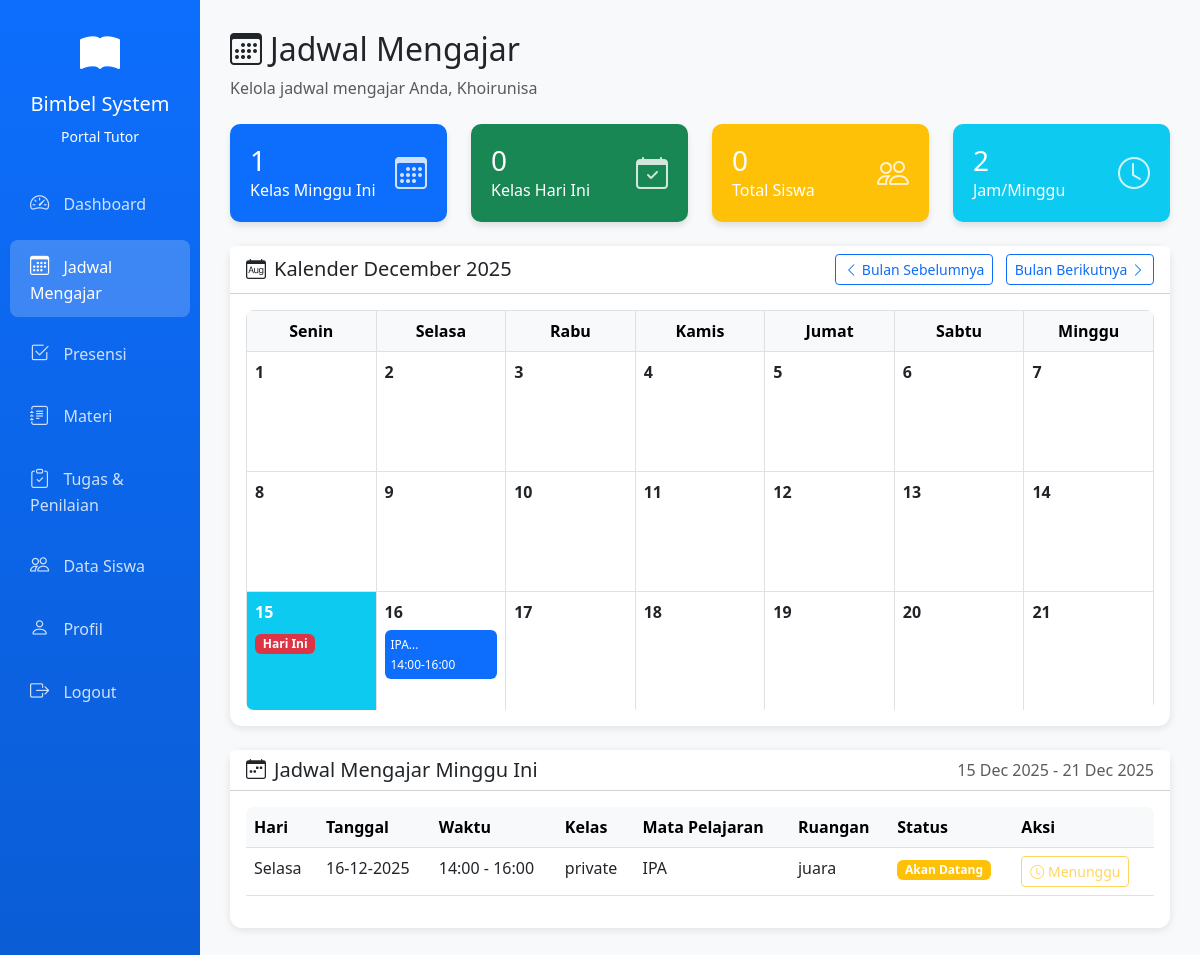
/tutor/jadwal.php (signed in), run on the app's committed database.
### tables this page shows
CREATE TABLE `users` (
  `id_user` int NOT NULL,
  `id_tutor` int DEFAULT NULL,
  `id_siswa` int DEFAULT NULL,
  `username` varchar(50) NOT NULL,
  `password` varchar(255) NOT NULL,
  `role` enum('admin','siswa','tutor') NOT NULL
);

CREATE TABLE `tutor` (
  `id_tutor` int NOT NULL,
  `nama_tutor` varchar(100) NOT NULL,
  `email` varchar(100) NOT NULL,
  `telepon` varchar(20) DEFAULT NULL,
  `id_mapel` int NOT NULL,
  `pendidikan` varchar(100) NOT NULL,
  `pengalaman` int NOT NULL,
  `alamat` text NOT NULL,
  `status` enum('aktif','nonaktif','cuti') DEFAULT 'aktif',
  `created_at` timestamp NULL DEFAULT CURRENT_TIMESTAMP,
  `foto` varchar(255) DEFAULT NULL
);

CREATE TABLE `jadwal` (
  `id_jadwal` int NOT NULL,
  `id_kelas` int NOT NULL,
  `id_tutor` int NOT NULL,
  `id_mapel` int NOT NULL,
  `tanggal` date NOT NULL,
  `jam_mulai` time NOT NULL,
  `jam_selesai` time NOT NULL,
  `id_ruangan` int DEFAULT NULL,
  `status` enum('Aktif','Ditunda','Selesai') DEFAULT 'Aktif'
);

CREATE TABLE `mapel` (
  `id_mapel` int NOT NULL,
  `nama_mapel` varchar(50) DEFAULT NULL,
  `kode_mapel` varchar(20) DEFAULT NULL,
  `jenjang` enum('SD','SMP','SMA') DEFAULT NULL,
  `kurikulum` varchar(50) DEFAULT NULL,
  `deskripsi` text,
  `status` enum('Aktif','Nonaktif') DEFAULT 'Aktif',
  `created_at` timestamp NULL DEFAULT CURRENT_TIMESTAMP,
  `updated_at` datetime DEFAULT NULL
);

CREATE TABLE `kelas` (
  `id_kelas` int NOT NULL,
  `nama_kelas` varchar(50) NOT NULL,
  `id_mapel` int DEFAULT NULL,
  `id_tutor` int DEFAULT NULL,
  `status` enum('aktif','selesai') DEFAULT 'aktif',
  `created_at` timestamp NULL DEFAULT CURRENT_TIMESTAMP,
  `id_ruangan` int DEFAULT NULL
);

CREATE TABLE `ruangan` (
  `id_ruangan` int NOT NULL,
  `nama_ruangan` varchar(50) NOT NULL,
  `keterangan` varchar(100) DEFAULT NULL
);

### tutor/jadwal.php (the view, shortened to what the rows shown need)
<?php
require "../config.php";
function h($str)
{
    return htmlspecialchars($str ?? '', ENT_QUOTES, 'UTF-8');
}
$username = $_SESSION['username'] ?? '';
$username = mysqli_real_escape_string($conn, $username);
$q = mysqli_query($conn, "
    SELECT
        t.*,
        t.nama_tutor,
        m.nama_mapel,
        u.username
    FROM users u
    INNER JOIN tutor t ON u.id_tutor = t.id_tutor
    LEFT JOIN mapel m ON t.id_mapel = m.id_mapel
    WHERE u.username = '$username'
    LIMIT 1
");
$tutor = mysqli_fetch_assoc($q);
$id_tutor   = (int)$tutor['id_tutor'];
$tutor_nama = $tutor['nama_tutor'];
$month_param = isset($_GET['month']) ? preg_replace('/[^0-9\-]/', '', $_GET['month']) : date('Y-m');
$month_ts = strtotime($month_param . '-01');
$year  = date('Y', $month_ts);
$month = date('m', $month_ts);
$today    = date('Y-m-d');
$monday   = date('Y-m-d', strtotime('monday this week'));
$sunday   = date('Y-m-d', strtotime('sunday this week'));
$startOfMonth = "$year-$month-01";
$endOfMonth   = date("Y-m-t", strtotime($startOfMonth));
$qMonth = $conn->query("
    SELECT j.*, k.nama_kelas, m.nama_mapel
    FROM jadwal j
    JOIN kelas k ON j.id_kelas = k.id_kelas
    JOIN mapel m ON j.id_mapel = m.id_mapel
    WHERE j.id_tutor = '$id_tutor'
    AND j.tanggal BETWEEN '$startOfMonth' AND '$endOfMonth'
    ORDER BY j.tanggal, j.jam_mulai
");
$events_by_day = [];
while ($r = $qMonth->fetch_assoc()) {
    $events_by_day[$r['tanggal']][] = $r;
}
function fmt_time($time)
{
    return date("H:i", strtotime($time));
}
$q_week_list = $conn->query("
    SELECT j.*, k.nama_kelas, m.nama_mapel, r.nama_ruangan
    FROM jadwal j
    JOIN kelas k ON j.id_kelas = k.id_kelas
    JOIN mapel m ON j.id_mapel = m.id_mapel
    LEFT JOIN ruangan r ON j.id_ruangan = r.id_ruangan
    WHERE j.id_tutor = '$id_tutor'
    AND j.tanggal BETWEEN '$monday' AND '$sunday'
    ORDER BY j.tanggal, j.jam_mulai
");
function generate_month_grid($year, $month)
{
    $first = strtotime("$year-$month-01");
    $firstWeekday = (int)date('N', $first);
    $days = (int)date('t', $first);
    $grid = [];
    $week = array_fill(0, 7, null);
    $day = 1;
    for ($i = $firstWeekday - 1; $i < 7; $i++) {
        $week[$i] = $day++;
    }
    $grid[] = $week;
    while ($day <= $days) {
        $week = array_fill(0, 7, null);
        for ($i = 0; $i < 7 && $day <= $days; $i++) {
            $week[$i] = $day++;
        }
        $grid[] = $week;
    }
    return $grid;
}
$month_grid = generate_month_grid($year, $month);
?>
<!DOCTYPE html>
<html lang="id">
<head>
    <link href="https://cdn.jsdelivr.net/npm/bootstrap@5.3.0/dist/css/bootstrap.min.css" rel="stylesheet">
    <link rel="stylesheet" href="https://cdn.jsdelivr.net/npm/bootstrap-icons@1.10.0/font/bootstrap-icons.css">
    <link rel="stylesheet" href="../assets/css/style.css">
</head>
<body>
    <div class="container-fluid">
        <div class="row">
            <div class="col-md-10 content-wrapper">
                <div class="page-header mb-4">
                    <h2><i class="bi bi-calendar3 me-2"></i>Jadwal Mengajar</h2>
                    <p class="text-muted">Kelola jadwal mengajar Anda, <?= h($tutor_nama) ?></p>
                </div>
                <div class="card mb-4">
                    <div class="card-body">
                        <div class="table-responsive">
                            <table class="table table-bordered table-hover">
                                <thead class="table-light">
                                    <tr>
                                        <th class="text-center">Senin</th>
                                        <th class="text-center">Selasa</th>
                                        <th class="text-center">Rabu</th>
                                        <th class="text-center">Kamis</th>
                                        <th class="text-center">Jumat</th>
                                        <th class="text-center">Sabtu</th>
                                        <th class="text-center">Minggu</th>
                                    </tr>
                                </thead>
                                <tbody>
                                    <?php foreach ($month_grid as $week): ?>
                                        <tr>
                                            <?php foreach ($week as $d): ?>
                                                <?php if ($d === null): ?>
                                                    <td class="calendar-day bg-light"></td>
                                                <?php else:
                                                    $date_str = sprintf('%04d-%02d-%02d', $year, $month, $d);
                                                    $events = isset($events_by_day[$date_str]) ? $events_by_day[$date_str] : [];
                                                    $is_today = ($date_str == $today) ? 'bg-info text-white' : '';
                                                ?>
                                                    <td class="calendar-day <?= $is_today ?>">
                                                        <strong><?= h($d) ?></strong>
                                                        <?php if ($date_str == $today): ?>
                                                            <small class="badge bg-danger">Hari Ini</small>
                                                        <?php endif; ?>
                                                        <?php foreach ($events as $ev):
                                                            $cls = 'bg-primary text-white';
                                                        ?>
                                                            <div class="calendar-event <?= h($cls) ?>"
                                                                 title="<?= h($ev['nama_kelas']) ?> - <?= h($ev['nama_mapel']) ?>\n<?= fmt_time($ev['jam_mulai']) ?>-<?= fmt_time($ev['jam_selesai']) ?>"
                                                                 data-bs-toggle="tooltip" data-bs-placement="top">
                                                                <small><?= h(substr($ev['nama_mapel'], 0, 15)) ?>...</small><br>
                                                                <small><?= fmt_time($ev['jam_mulai']) ?>-<?= fmt_time($ev['jam_selesai']) ?></small>
                                                            </div>
                                                        <?php endforeach; ?>
                                                    </td>
                                                <?php endif; ?>
                                            <?php endforeach; ?>
                                        </tr>
                                    <?php endforeach; ?>
                                </tbody>
                            </table>
                        </div>
                    </div>
                </div>
                <div class="card">
                    <div class="card-body">
                        <div class="table-responsive">
                            <table class="table table-hover">
                                <thead class="table-light">
                                    <tr>
                                        <th>Hari</th>
                                        <th>Tanggal</th>
                                        <th>Waktu</th>
                                        <th>Kelas</th>
                                        <th>Mata Pelajaran</th>
                                        <th>Ruangan</th>
                                        <th>Status</th>
                                        <th>Aksi</th>
                                    </tr>
                                </thead>
                                <tbody>
                                    <?php
                                    while ($w = $q_week_list->fetch_assoc()):
                                        $hari_label = date('l', strtotime($w['tanggal']));
                                        $mapDay = [
                                            'Monday' => 'Senin',
                                            'Tuesday' => 'Selasa',
                                            'Wednesday' => 'Rabu',
                                            'Thursday' => 'Kamis',
                                            'Friday' => 'Jumat',
                                            'Saturday' => 'Sabtu',
                                            'Sunday' => 'Minggu'
                                        ];
                                        $hari_id = isset($mapDay[$hari_label]) ? $mapDay[$hari_label] : $hari_label;
                                        $jam_sekarang = date('H:i');
                                        $tanggal_sekarang = date('Y-m-d');
                                        $status = '';
                                        $badge_class = 'bg-secondary';
                                        if ($w['tanggal'] < $tanggal_sekarang) {
                                            $status = 'Selesai';
                                            $badge_class = 'bg-success';
                                        } elseif ($w['tanggal'] > $tanggal_sekarang) {
                                            $status = 'Akan Datang';
                                            $badge_class = 'bg-warning';
                                        }
                                    ?>
                                        <tr class="<?= ($status === 'Berlangsung') ? 'table-primary' : '' ?>">
                                            <td><?= h($hari_id) ?></td>
                                            <td><?= date('d-m-Y', strtotime($w['tanggal'])) ?></td>
                                            <td><?= h(fmt_time($w['jam_mulai'])) ?> - <?= h(fmt_time($w['jam_selesai'])) ?></td>
                                            <td><?= h($w['nama_kelas']) ?></td>
                                            <td><?= h($w['nama_mapel']) ?></td>
                                            <td><?= h($w['nama_ruangan'] ?? '-') ?></td>
                                            <td>
                                                <span class="badge <?= $badge_class ?>"><?= h($status) ?></span>
                                            </td>
                                            <td>
                                                <?php if ($status === 'Berlangsung' || ($w['tanggal'] == $today && $w['jam_mulai'] <= $jam_sekarang && $w['jam_selesai'] >= $jam_sekarang)): ?>
                                                    <a href="presensi.php?jadwal=<?= h($w['id_jadwal']) ?>" class="btn btn-sm btn-success">
                                                        <i class="bi bi-check2-square"></i> Presensi
                                                    </a>
                                                <?php elseif ($status === 'Akan Datang'): ?>
                                                    <button class="btn btn-sm btn-outline-warning" disabled>
                                                        <i class="bi bi-clock"></i> Menunggu
                                                    </button>
                                                <?php else: ?>
                                                    <a href="presensi.php?jadwal=<?= h($w['id_jadwal']) ?>&view=true" class="btn btn-sm btn-outline-info">
                                                        <i class="bi bi-eye"></i> Lihat
                                                    </a>
                                                <?php endif; ?>
                                            </td>
                                        </tr>
                                    <?php endwhile; ?>
                                </tbody>
                            </table>
                        </div>
                    </div>
                </div>
            </div>
        </div>
    </div>
</body>
</html>

### data on the page
users: id_tutor.nama_tutor "Khoirunisa"
jadwal: d "1", id_ruangan "2", id_kelas "3", d "4", d "5", d "6", id_jadwal "7", id_mapel.nama_mapel "IPA", jam_mulai "14:00", jam_selesai "16:00", tanggal "Selasa", tanggal "16-12-2025", id_kelas.nama_kelas "private", id_ruangan.nama_ruangan "juara", tanggal "Akan Datang", shows "Menunggu"

### other printed values
$kelas_minggu "1"
$kelas_hari "0"
$total_siswa "0"
$jam_minggu "2"
$month_label "December 2025"
$d "8"
$d "9"
$d "10"
$d "11"
$d "12"
$d "13"
$d "14"
$d "15"
$d "16"
$d "17"
